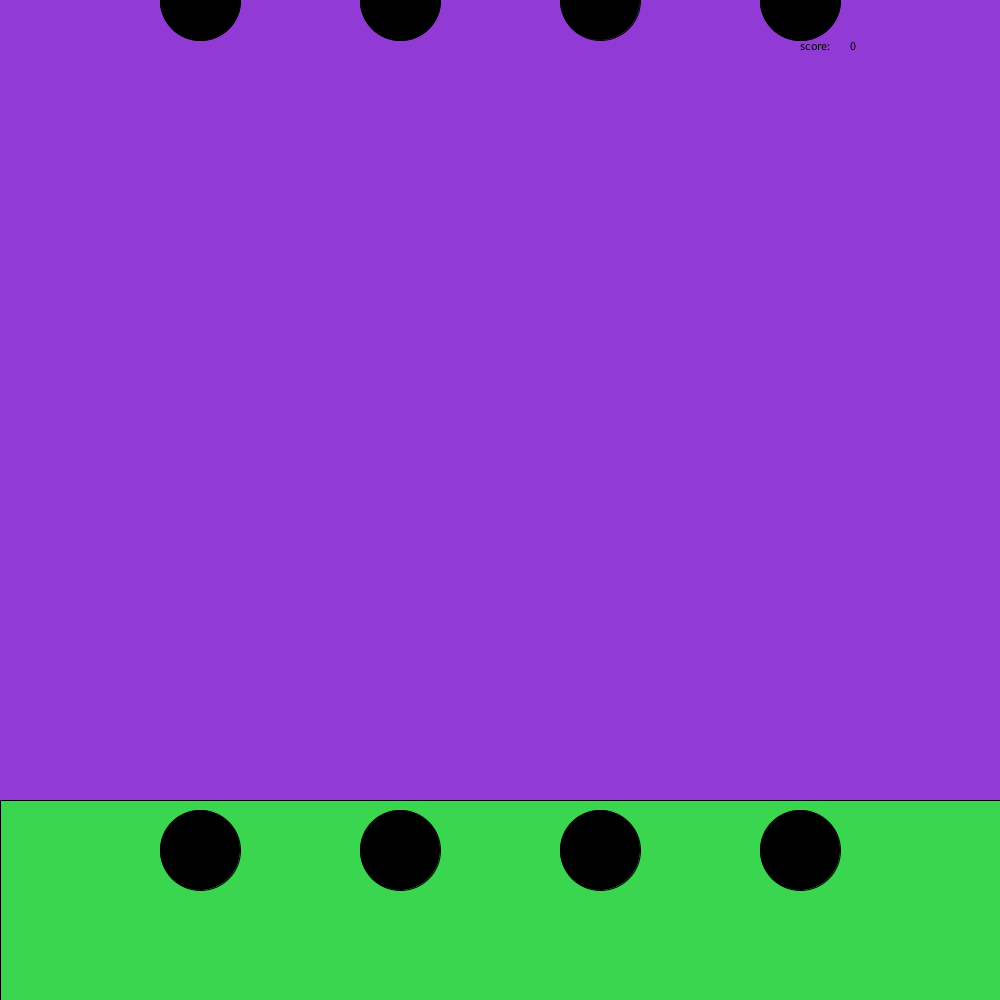
Frame 1 (no input)
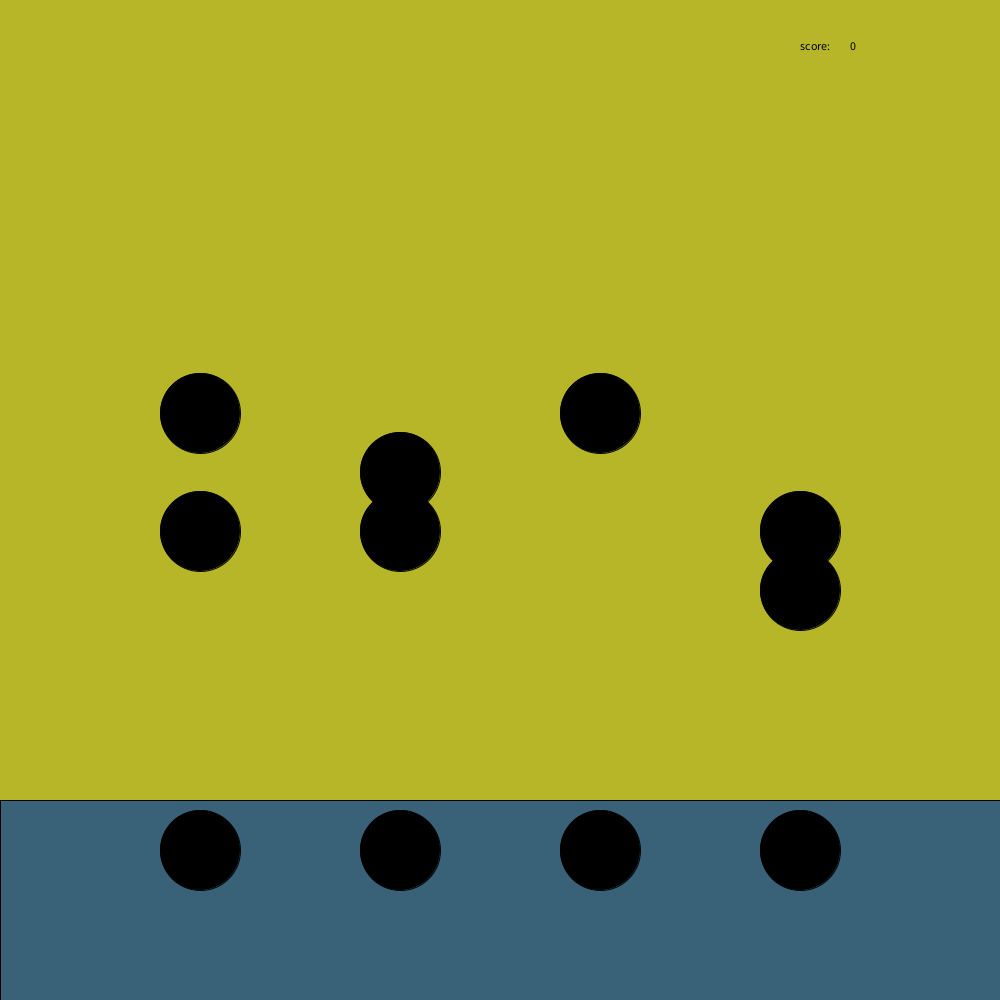
Frame 60 (the mouse pressed at the canvas centre just before this capture)
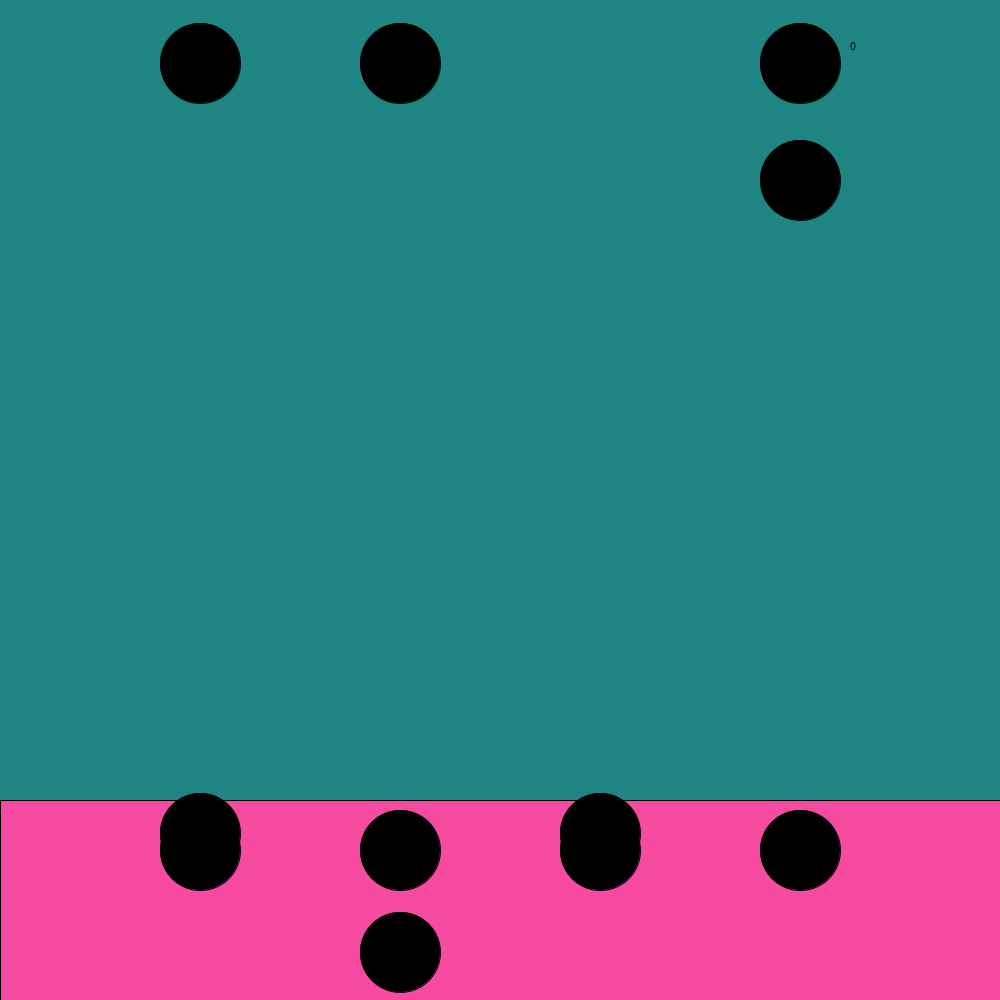
Frame 120 (the mouse held since frame 60 and released just before this capture)

The Processing sketch that drew these frames (run headless with seeded random() and noise(); from frame 60 on, the mouse is pressed at the canvas centre):

// Processing sketch: diego_game_secret_level
// ── diego_game_secret_level.pde
int ballf =0;
int ballf2 =0;
int score=0;
int ballg =0;
int ballg2 =0;
int ballj =0; 
int ballk=0;
int ballk2=0;
void setup()
{
  size(1000, 1000);
}
void draw()
{
  background(random(225), random(225), random(225));
  fill(random(250), random(250), random(250));
  rect(0,800,1000,500);
  fill(0,0,0);
  ellipse(200,850,80,80);
  ellipse(400,850,80,80);
  ellipse(600,850,80,80);
  ellipse(800,850,80,80);
  
  fill(0,0,0);
  ellipse(200, ballf, 80, 80);
  ballf = ballf + 7;
  if (ballf>1000)
  {
    ballf=0;
  }
  
  ellipse(200, ballf2, 80, 80);
  ballf2 = ballf2 + 9;
  if (ballf2>1000)
  {
    ballf2=0;
  }
  
  ellipse(400, ballg, 80, 80);
  ballg = ballg + 8;
  if (ballg>1000)
  {
    ballg=0;
  }
  
  ellipse(400, ballg2, 80, 80);
  ballg2 = ballg2 + 9;
  if (ballg2>1000)
  {
    ballg2=0;
  }
  
  ellipse(600, ballj, 80, 80);
  ballj = ballj + 7;
  if (ballj>1000)
  {
    ballj=0;
  }
  
  ellipse(800, ballk, 80, 80);
  ballk = ballk + 9;
  if (ballk>1000)
  {
    ballk=0;
  }
  
  ellipse(800, ballk2, 80, 80);
  ballk2 = ballk2 + 10;
  if (ballk2>1000)
  {
    ballk2=0;
  }
  
  text("score:", 800, 50);
  text(score, 850, 50);

}

void keyPressed()
{
  if (key == 'f' && ballf>800)
  {
    score=score+25;
  }
  if (key == 'f' && ballf2>800)
  {
    score=score+25;
  }
  if(key=='g' && ballg>800)
{
score=score+25;
} 
if(key=='g' && ballg2>800)
{
score=score+25;
}
if(key=='j' && ballj>800)
{
score=score+25;
}
if(key=='k' && ballk>800)
{
score=score+25;
}
if(key=='k' && ballk2>800)
{
score=score+25;
}
}
